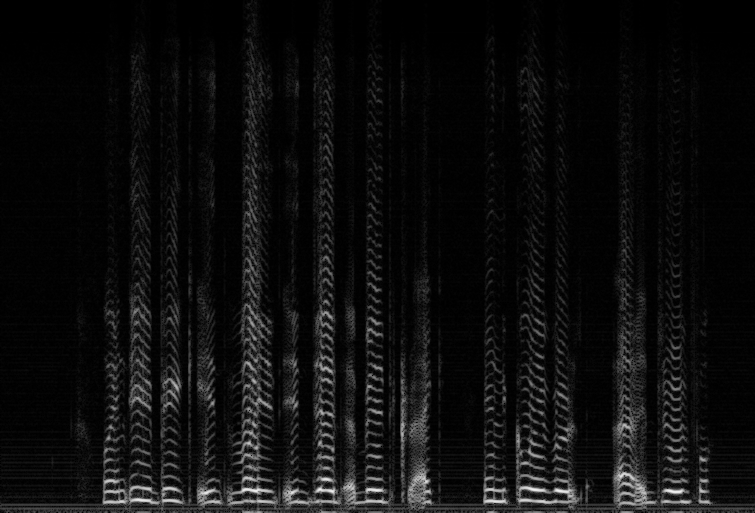
#> input picture code/site/uploads/sample.png, 755 x 513 px
$ python png2wav.py --filename site/uploads/sample.png
#> lines starting #> are read from the running program, lines starting #| are printed output that depends on the picture
### code/spsi.py
import numpy as np
import scipy


def spsi(msgram, fftsize, hop_length) :
    """
    Takes a 2D spectrogram ([freqs,frames]), the fft length (= window length) and the hope size (both in units of samples).
    Returns an audio signal.
    """

    numBins, numFrames  = msgram.shape
    y_out=np.zeros(numFrames*hop_length+fftsize-hop_length)
    #np.zeros(numFrames*hop_length+fftsize-hop_length)

    m_phase=np.zeros(numBins);
    m_win=scipy.signal.hanning(fftsize, sym=True)  # assumption here that hann was used to create the frames of the spectrogram

    #processes one frame of audio at a time
    for i in range(numFrames) :
            m_mag=msgram[:, i]
            for j in range(1,numBins-1) :
                if(m_mag[j]>m_mag[j-1] and m_mag[j]>m_mag[j+1]) : #if j is a peak
                    alpha=m_mag[j-1];
                    beta=m_mag[j];
                    gamma=m_mag[j+1];
                    denom=alpha-2*beta+gamma;

                    if(denom!=0) :
                        p=0.5*(alpha-gamma)/denom;
                    else :
                        p=0;

                    phaseRate=2*np.pi*(j+p)/fftsize;    #adjusted phase rate
                    m_phase[j]= m_phase[j] + hop_length*phaseRate; #phase accumulator for this peak bin
                    peakPhase=m_phase[j];

                    # If actual peak is to the right of the bin freq
                    if (p>0) :
                        # First bin to right has pi shift
                        bin=j+1;
                        m_phase[bin]=peakPhase+np.pi;

                        # Bins to left have shift of pi
                        bin=j-1;
                        while((bin>1) and (m_mag[bin]<m_mag[bin+1])) : # until you reach the trough
                            m_phase[bin]=peakPhase+np.pi;
                            bin=bin-1;

                        #Bins to the right (beyond the first) have 0 shift
                        bin=j+2;
                        while((bin<(numBins)) and (m_mag[bin]<m_mag[bin-1])) :
                            m_phase[bin]=peakPhase;
                            bin=bin+1;

                    #if actual peak is to the left of the bin frequency
                    if(p<0) :
                        # First bin to left has pi shift
                        bin=j-1;
                        m_phase[bin]=peakPhase+np.pi;

                        # and bins to the right of me - here I am stuck in the middle with you
                        bin=j+1;
                        while((bin<(numBins)) and (m_mag[bin]<m_mag[bin-1])) :
                            m_phase[bin]=peakPhase+np.pi;
                            bin=bin+1;

                        # and further to the left have zero shift
                        bin=j-2;
                        while((bin>1) and (m_mag[bin]<m_mag[bin+1])) : # until trough
                            m_phase[bin]=peakPhase;
                            bin=bin-1;

                #end ops for peaks
            #end loop over fft bins with

            magphase=m_mag*np.exp(1j*m_phase)  #reconstruct with new phase (elementwise mult)
            magphase[0]=0; magphase[numBins-1] = 0 #remove dc and nyquist
            m_recon=np.concatenate([magphase,np.flip(np.conjugate(magphase[1:numBins-1]), 0)])

            #overlap and add
            m_recon=np.real(np.fft.ifft(m_recon))*m_win
            y_out[i*hop_length:i*hop_length+fftsize]+=m_recon

    return y_out


def magspect2audio(msgram, fftsize, hop_length)  :
    return spsi(msgram, fftsize, hop_length)

def logspect2audio(lsgram, fftsize, hop_length) :
    return spsi(np.power(10, lsgram/20), fftsize, hop_length)

### code/png2wav.py
#!/usr/bin/env python
import numpy as np
# https://github.com/librosa/librosa
import librosa
import librosa.display
import argparse
import os
from PIL import Image
from PIL import PngImagePlugin
import json

from spsi import spsi

FLAGS = None
# ------------------------------------------------------
# get any args provided on the command line
parser = argparse.ArgumentParser(formatter_class=argparse.ArgumentDefaultsHelpFormatter)
parser.add_argument('--filename', type=str, help='Name of log mag spectrogram. Include extension')
parser.add_argument('--outdir', type=str, help='Output directory', default='./output')
parser.add_argument('--scalemax', type=int, help='Value to use as the max when scaling from png [0,255] to original [min,max]', default=4)
parser.add_argument('--scalemin', type=int, help='Value to use as the min when scaling from png [0,255] to original [min,max]', default=0)
parser.add_argument('--sr', type=int, help='Samplerate', default=22050)
parser.add_argument('--hopsize', type=int, help='Size of frame hop through sample file', default=256)
parser.add_argument('--glsteps', type=int, help='Number of Griffin&Lim iterations following SPSI', default=50 )
parser.add_argument('--wavfile', type=str, help='Optional name for output audio file. Unspecified means use the png filename', default=None)

FLAGS, unparsed = parser.parse_known_args()
print('\n FLAGS parsed :  {0}'.format(FLAGS))


def inv_log(img):
    img = np.exp(img) - 1.
    return img


def PNG2LogSpect(fname,scalemin,scalemax):

    """
    Read png spectrograms, expand to original scale and return numpy array.
    If not stored in one of png metadata, the values needed to undo previous scaling are required to be specified.
    """
#> called with fname = 'site/uploads/sample.png', scalemin = 0, scalemax = 4
    img = Image.open(fname)
#> img is the input picture: PIL image 755x513 RGB; min 0, max 240, mean 13.6
    #info = PngImagePlugin.PngInfo()

    try:
        img.text = img.text
        lwinfo = json.loads(img.text['meta'])
    except:
        print('PNG2LogSpect: no img.text, using user specified values!')
        lwinfo = {}
        lwinfo['scaleMin'] = scalemin #require to pass in
        lwinfo['scaleMax'] = scalemax
        #info.add_text('meta',json.dumps(lwinfo))

    minx, maxx = float(lwinfo['scaleMin']), float(lwinfo['scaleMax'])
    #minx, maxx = float(lwinfo['oldmin']), float(lwinfo['oldmax'])

    img = img.convert('L')
#> img: PIL image 755x513 L
    outimg = np.asarray(img, dtype=np.float32)
    outimg = (outimg - 0)/(255-0)*(maxx-minx) + minx

    return np.flipud(outimg), lwinfo


D,_ = PNG2LogSpect(FLAGS.filename,FLAGS.scalemin,FLAGS.scalemax)
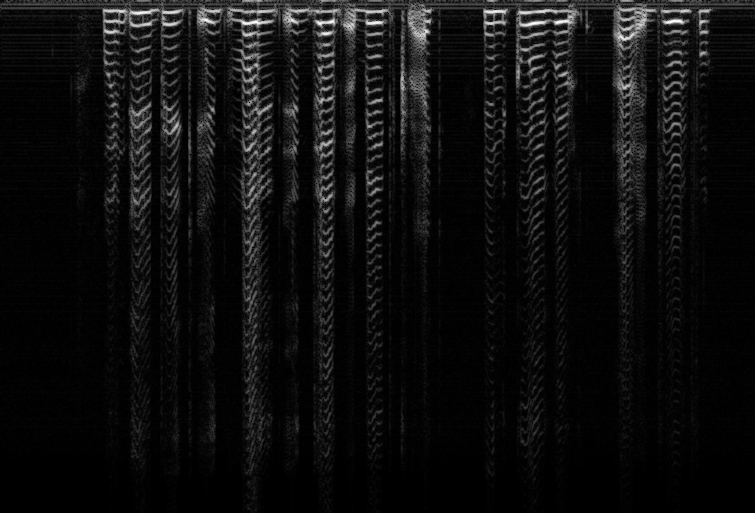
#> D: shape (513, 755) float32; min 0, max 3.76, mean 0.214; drawn with min black and max white
Dsize, _  = D.shape
#> Dsize = 513
fftsize = 2*(Dsize-1) #infer fftsize from no. of fft bins i.e. height of image
#> fftsize = 1024

magD = inv_log(D)
#> in inv_log, `img = np.exp(img) - 1.`:
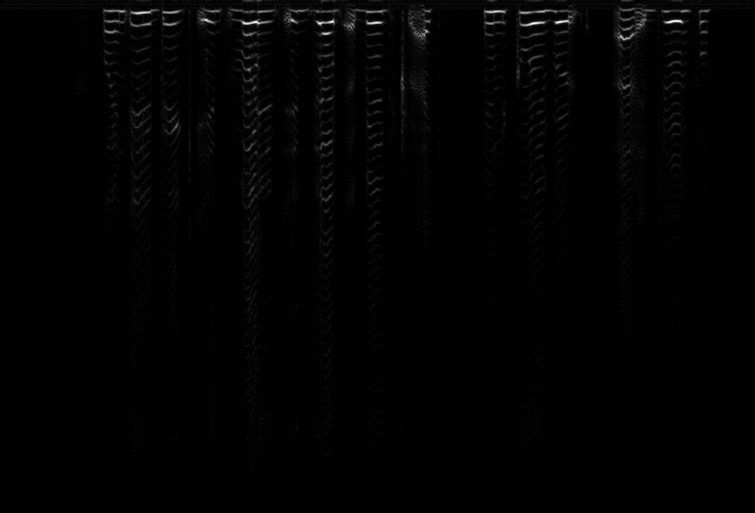
#> img: shape (513, 755) float32; min 0, max 42.15, mean 0.4; drawn with min black and max white
y_out = spsi(magD, fftsize=fftsize, hop_length=FLAGS.hopsize)
#> after the loop in spsi, `for i in range(numFrames) :`: m_phase = 513 values, max 277679.5 at index 384, min 18696.8 at index 0, mean 172674.2
#print(magD.shape)
#print(y_out.shape)

if FLAGS.glsteps != 0 : #use spsi result for initial phase
#> (the run stopped early here; a loop or call above may not have finished)

$ run again, on code/site/uploads/M01_Session1_0023.png
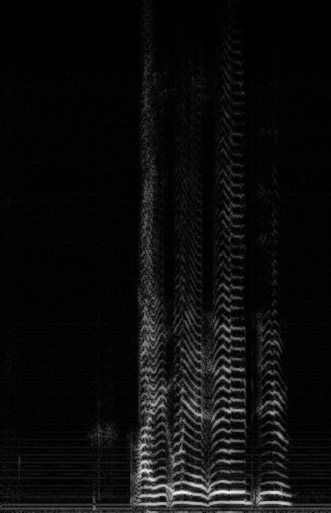
#> input picture code/site/uploads/M01_Session1_0023.png, 331 x 513 px
#> in PNG2LogSpect, img is the input picture: PIL image 331x513 RGB; min 0, max 239, mean 12.4
#> `D,_ = PNG2LogSpect(FLAGS.filename,FLAGS.scalemin,FLAGS.scalemax)`:
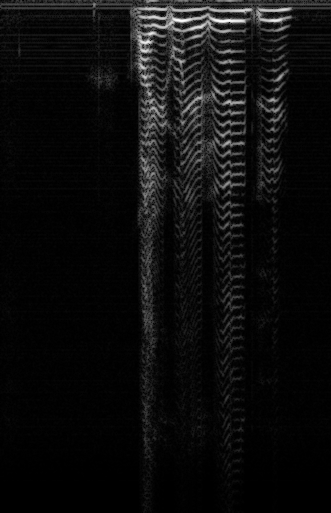
#> D: shape (513, 331) float32; min 0, max 3.75, mean 0.195; drawn with min black and max white
#> in inv_log, `img = np.exp(img) - 1.`:
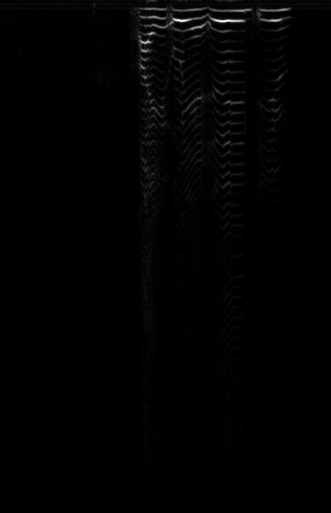
#> img: shape (513, 331) float32; min 0, max 41.48, mean 0.4; drawn with min black and max white
#> after the loop in spsi, `for i in range(numFrames) :`: m_phase = 513 values, max 117190.7 at index 379, min 2911 at index 1, mean 69589.6

$ run again, on code/site/uploads/M01_Session1_0037.png
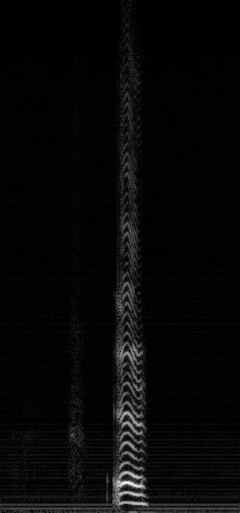
#> input picture code/site/uploads/M01_Session1_0037.png, 240 x 513 px
#> in PNG2LogSpect, img is the input picture: PIL image 240x513 RGB; min 0, max 240, mean 7.8
#> `D,_ = PNG2LogSpect(FLAGS.filename,FLAGS.scalemin,FLAGS.scalemax)`:
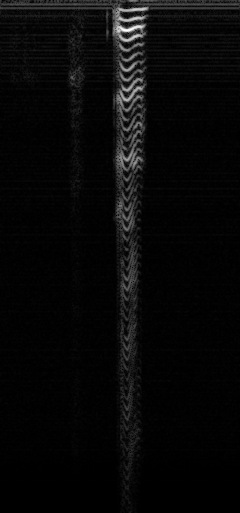
#> D: shape (513, 240) float32; min 0, max 3.76, mean 0.122; drawn with min black and max white
#> in inv_log, `img = np.exp(img) - 1.`:
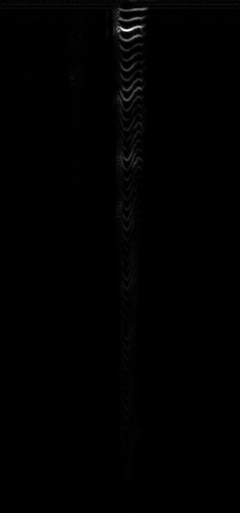
#> img: shape (513, 240) float32; min 0, max 42.15, mean 0.2; drawn with min black and max white
#> after the loop in spsi, `for i in range(numFrames) :`: m_phase = 513 values, max 125176.4 at index 480, min 752.7 at index 0, mean 44139.9
